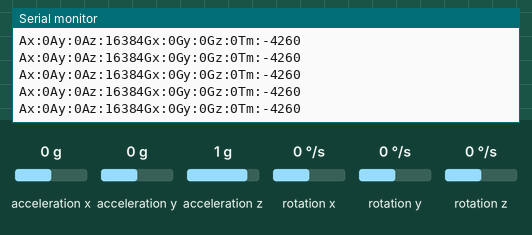
This sketch was run on a simulated Arduino Uno, built with avr-gcc and run on an emulated ATmega328P. Shown: the last lines printed to the serial monitor. Wiring (inferred from the names in the program): MPU-6050 motion sensor at I2C address 0x68. Inputs (shaded band) come from the test bench; at power-on: rotation y 0 °/s, acceleration x 0 g, acceleration y 0 g, acceleration z 1 g, rotation x 0 °/s, rotation z 0 °/s.

Above: at 11.7 s.
11.8 s: rotation y set to 6 °/s
At 12.6 s:
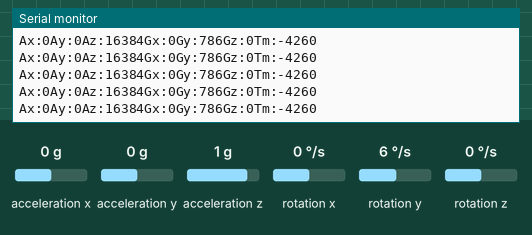
13.3 s: rotation y set to 9 °/s
At 14.0 s:
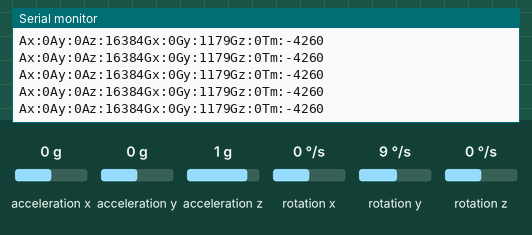
Timing chart, 0 to 15.8 s (numbered marks = the images above; inputs shaded):
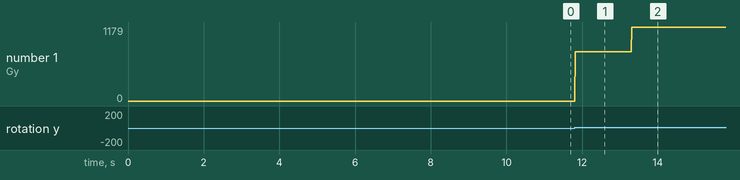

The sketch:

MPU6050-Obtainment-Data.ino
```cpp
#include <Wire.h>

#define MPU6050 0B1101000
#define A_R 0b11111111111111

int16_t Ax,Ay,Az,Gx,Gy,Gz,Tm;

void setup()
{
  Wire.begin();
  Wire.beginTransmission(MPU6050);
  Wire.write(0x6B);
  Wire.write(0);
  Wire.endTransmission(true);

  Serial.begin(115200);
}

void loop()
{
  Wire.beginTransmission(MPU6050);
  Wire.write(0B111011);
  Wire.endTransmission(false);

  Wire.requestFrom(MPU6050,14,true);

  Ax=Wire.read()<<8|Wire.read();
  Ay=Wire.read()<<8|Wire.read();
  Az=Wire.read()<<8|Wire.read();
  Tm=Wire.read()<<8|Wire.read();
  Gx=Wire.read()<<8|Wire.read();
  Gy=Wire.read()<<8|Wire.read();
  Gz=Wire.read()<<8|Wire.read();

  Serial.println("Ax:"+String(Ax)+"Ay:"+String(Ay)+"Az:"+String(Az)+"Gx:"+String(Gx)+"Gy:"+String(Gy)+"Gz:"+String(Gz)+"Tm:"+String(Tm));

   delay(10);
}
```

Measured:
- after the input at 11.8 s, the serial monitor: prints a new line at once (image 1)
- after the input at 13.3 s, the serial monitor: prints a new line at once (image 2)
- plotted number 1: 0 → 786 after the input at 11.8 s, 786 → 1179 after the input at 13.3 s
